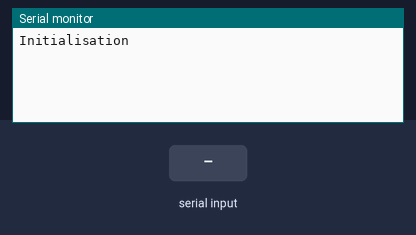
A sketch run on a simulated Arduino Uno, built with avr-gcc and run on an emulated ATmega328P. Parts: the last lines printed to the serial monitor. The inputs (shaded band) are chosen by the test bench.

Above: at 2.8 s.
2.9 s: "90,45\n" received over the second serial link
At 5.2 s:
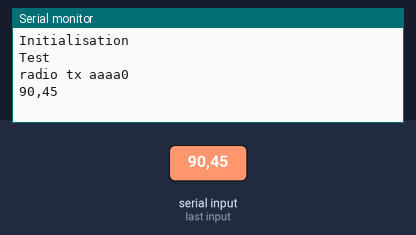
5.9 s: "5\n" received over the second serial link
At 8.9 s:
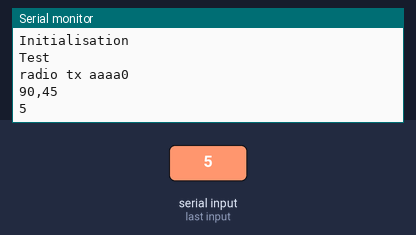

The sketch:

lora_test.ino
```cpp
#include <SoftwareSerial.h>

#define LORA_RX 3
#define LORA_TX 2

int nbLoop = 0;

SoftwareSerial loraSS = SoftwareSerial(LORA_TX, LORA_RX);

// -----------------------------------------------------------------------------
// Fonction de communication basique (send msg, receive response)
void sendCmd(char *string, char *resp) {
  //char tmp[500]; int i = 0;
  loraSS.println(string);
  delay(300);
  readFromModem(resp);
  }

// -----------------------------------------------------------------------------
// Required for radio com
void launchTransceiverMode(char *tmp) {
  sendCmd("mac pause", tmp);
  // tmp != 0 ok
  }

// -----------------------------------------------------------------------------
// Get the device version (sys get ver)
void getDeviceVersion(char *tmp) {
  sendCmd("sys get ver",tmp);
  }

// -----------------------------------------------------------------------------
// <channelId> : decimal number representing the fequency.
// Response: decimal number representing the frequency, from
// 863000000 to 870000000 or from 433050000 to 434790000, in Hz, depending on
// the frequency band selected
long getFreq(int freq) {
  char temp[100]; char cmd[50];
  sprintf(cmd, "radio get freq");
  sendCmd(cmd, temp);
  return atol( temp );
  }

void readFromModem(char *tmp) {
  //char tmp[500];
  memset(tmp, '\0', 100*sizeof(char));
  int i=0;
  //delay(100);
  while (loraSS.available()) {
    tmp[i] = loraSS.read();
    //if (tmp[i] == 0x0A) break;
    i++;
    delay(100);
  }
}

// -----------------------------------------------------------------------------
void DeviceTEST(char* msg) {
  char temp[100];
  char msgId[270];
  memset(msgId, '\0', 270*sizeof(char));
  sprintf(msgId, "%s%d", msg, nbLoop);
  sendLoRa(msgId, temp);
  }

void sendLoRa(char *msg, char *tmp) {
  char trame[270]; char endTx[100];
  memset(trame, '\0', 270*sizeof(char));
  sprintf(trame, "radio tx %s", msg);
  Serial.println(trame);
  sendCmd(trame, tmp);
  // interprete result (à faire)
  Serial.println(tmp);
  delay(3000);
  readFromModem(endTx);
  Serial.println(endTx);
  }


//-------------------------------------------------------------------------------
// Main program
//-------------------------------------------------------------------------------

void setup() {
  // put your setup code here, to run once:
  Serial.begin(9600);
  loraSS.begin(57600);
  Serial.println("Initialisation");
  char temp[100];

  delay(1000);
  getDeviceVersion(temp);
  Serial.println(temp);
  launchTransceiverMode(temp);
  Serial.println(temp);
  //delay(1000);

  }

void loop() {
  delay(2000);
  Serial.println("Test");

  char msg[270];
  memset(msg, '\0', 270*sizeof(char));
  sprintf(msg, "aaaa");

  DeviceTEST(msg);

  nbLoop++;
  }
```

Measured:
- after the input at 2.9 s, the serial monitor: prints a new line after 1.6 s (image 1)
- after the input at 5.9 s, the serial monitor: prints a new line after 1.8 s (image 2)
